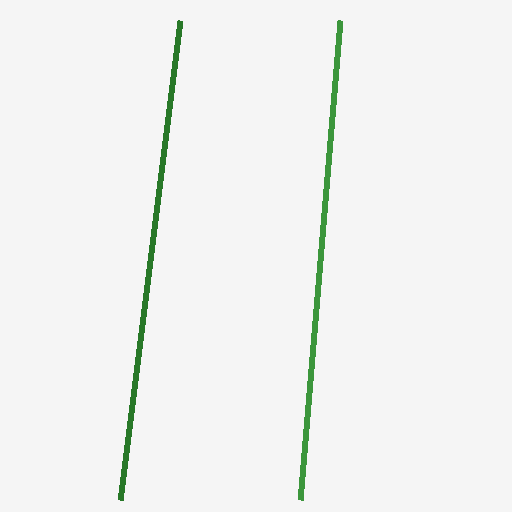
#> input picture data/images/sample_001.png, 512 x 512 px
$ python -i visualization.py   (imports and definitions only)
#> lines starting #> are read from the running program, lines starting #| are printed output that depends on the picture
from __future__ import annotations

from pathlib import Path
from typing import Any

import numpy as np
from PIL import Image, ImageDraw, ImageOps


DEFAULT_BG_COLOR = (18, 18, 18)
DEFAULT_LABEL_COLOR = (255, 255, 255)


# [4 lines left out: function _extract_points, not called in this run]


def _to_numpy(value: Any) -> np.ndarray | None:
    if value is None:
        return None
    if hasattr(value, 'detach'):
        value = value.detach().cpu().numpy()
    return np.asarray(value)


def _normalize_image(image_np: Any) -> np.ndarray:
    image = _to_numpy(image_np)
    if image is None:
        raise ValueError('image_np must not be None.')
    if image.ndim == 3 and image.shape[0] in (1, 3) and image.shape[-1] not in (1, 3):
        image = np.transpose(image, (1, 2, 0))
    if image.ndim != 3:
        raise ValueError('image_np must have shape [H, W, C] or [C, H, W].')
    if image.shape[2] == 1:
        image = np.repeat(image, 3, axis=2)
    image = image.astype(np.float32)
    if image.max() <= 1.0:
        image = image * 255.0
    return np.clip(image, 0, 255).astype(np.uint8)


# [35 lines left out: functions _extract_single_channel, _to_heatmap, not called in this run]


def draw_rows(
    image_np: Any,
    rows,
    seeds=None,
    color: tuple[int, int, int] = (0, 255, 0),
    width: int = 2,
    seed_color: tuple[int, int, int] = (255, 0, 0),
) -> np.ndarray:
    image = Image.fromarray(_normalize_image(image_np)).convert('RGB')
    draw = ImageDraw.Draw(image)
    for row in rows or []:
        points = [tuple(map(float, point)) for point in _extract_points(row)]
        if len(points) >= 2:
            draw.line(points, fill=color, width=width)
    for seed in seeds or []:
        x, y = seed
        draw.ellipse((x - 2, y - 2, x + 2, y + 2), fill=seed_color)
    return np.asarray(image)


def draw_seeds(
    image_np: Any,
    seeds,
    color: tuple[int, int, int] = (255, 64, 64),
    radius: int = 3,
) -> np.ndarray:
    image = Image.fromarray(_normalize_image(image_np)).convert('RGB')
    draw = ImageDraw.Draw(image)
    for seed in seeds or []:
        x, y = seed
        draw.ellipse((x - radius, y - radius, x + radius, y + radius), fill=color)
    return np.asarray(image)


def draw_trajectories(
    image_np: Any,
    trajectories,
    color: tuple[int, int, int] = (255, 128, 0),
    width: int = 2,
    seeds=None,
    seed_color: tuple[int, int, int] = (255, 0, 0),
) -> np.ndarray:
    return draw_rows(image_np, trajectories, seeds=seeds, color=color, width=width, seed_color=seed_color)


# [5 lines left out: function overlay_heatmap, not called in this run]


def overlay_center_heatmap(image_np: Any, center_map: Any) -> np.ndarray:
    return overlay_heatmap(image_np, center_map, mode='red', alpha=0.32)


def overlay_continuity_heatmap(image_np: Any, continuity_map: Any) -> np.ndarray:
    return overlay_heatmap(image_np, continuity_map, mode='green', alpha=0.30)


def overlay_structure_heatmap(image_np: Any, structure_map: Any) -> np.ndarray:
    return overlay_heatmap(image_np, structure_map, mode='cyan', alpha=0.30)


def overlay_uncertainty_heatmap(image_np: Any, uncertainty_map: Any) -> np.ndarray:
    return overlay_heatmap(image_np, uncertainty_map, mode='magenta', alpha=0.30)


# [43 lines left out: functions overlay_field_bundle, draw_orientation_vectors, not called in this run]


def _blank_tile(height: int, width: int, color: tuple[int, int, int] = DEFAULT_BG_COLOR) -> np.ndarray:
    tile = np.zeros((height, width, 3), dtype=np.uint8)
    tile[..., 0] = color[0]
    tile[..., 1] = color[1]
    tile[..., 2] = color[2]
    return tile


def _append_panel(panels: list[Any], labels: list[str], image: Any, label: str) -> None:
    panels.append(image)
    labels.append(label)


# [24 lines left out: functions _stage_fields, _stage_refined, _stage_decoded, not called in this run]


def make_summary_panel(
    images,
    labels: list[str] | None = None,
    columns: int = 3,
    bg_color: tuple[int, int, int] = DEFAULT_BG_COLOR,
    allow_none: bool = True,
) -> np.ndarray:
    if not images:
        raise ValueError('images must not be empty.')

    normalized: list[np.ndarray] = []
    for image in images:
        if image is None and allow_none:
            normalized.append(None)
        else:
            normalized.append(_normalize_image(image))

    valid = [image for image in normalized if image is not None]
    if not valid:
        raise ValueError('At least one image must be non-empty.')

    tile_h = max(image.shape[0] for image in valid)
    tile_w = max(image.shape[1] for image in valid)
    rows = (len(normalized) + columns - 1) // columns
    panel = Image.new('RGB', (columns * tile_w, rows * tile_h), color=bg_color)
    draw = ImageDraw.Draw(panel)

    for idx, image_np in enumerate(normalized):
        if image_np is None:
            image = Image.fromarray(_blank_tile(tile_h, tile_w, color=bg_color))
        else:
            image = Image.fromarray(image_np)
            if image.size != (tile_w, tile_h):
                image = ImageOps.pad(image, (tile_w, tile_h), color=bg_color)
        x = (idx % columns) * tile_w
        y = (idx // columns) * tile_h
        panel.paste(image, (x, y))

        if labels and idx < len(labels):
            label = labels[idx]
            label_x = x + 8
            label_y = y + 8
            box_w = min(tile_w - 12, max(60, 8 * len(label) + 12))
            draw.rectangle((label_x - 4, label_y - 4, label_x + box_w, label_y + 20), fill=(0, 0, 0))
            draw.text((label_x, label_y), label, fill=DEFAULT_LABEL_COLOR)

    return np.asarray(panel)


# [174 lines left out: functions field_summary_panel, refinement_panel, decoder_panel, base_core_full_comparison_panel, not called in this run]


def make_prediction_summary_panel(
    image_np: Any,
    gt_fields: dict[str, Any] | None = None,
    pred_fields: dict[str, Any] | None = None,
    refined_structure: Any = None,
    gt_rows=None,
    pred_rows=None,
    seeds=None,
    raw_trajectories=None,
    final_trajectories=None,
    valid_masks: dict[str, Any] | None = None,
) -> np.ndarray:
    image = _normalize_image(image_np)
    gt_fields = gt_fields or {}
    pred_fields = pred_fields or {}
    valid_masks = valid_masks or {}

    panels = [
        image,
        draw_rows(image, gt_rows or [], color=(0, 255, 0), width=2),
        draw_rows(image, pred_rows or [], seeds=seeds, color=(255, 128, 0), width=2),
        None if gt_fields.get('center') is None else overlay_center_heatmap(image, gt_fields.get('center')),
        None if pred_fields.get('center') is None else overlay_center_heatmap(image, pred_fields.get('center')),
        None if gt_fields.get('continuity') is None else overlay_continuity_heatmap(image, gt_fields.get('continuity')),
        None if pred_fields.get('continuity') is None else overlay_continuity_heatmap(image, pred_fields.get('continuity')),
        None if gt_fields.get('uncertainty') is None else overlay_uncertainty_heatmap(image, gt_fields.get('uncertainty')),
        None if pred_fields.get('uncertainty') is None else overlay_uncertainty_heatmap(image, pred_fields.get('uncertainty')),
        None if refined_structure is None else overlay_structure_heatmap(image, refined_structure),
        draw_seeds(image, seeds or []),
        draw_trajectories(image, raw_trajectories or [], color=(80, 180, 255), width=2, seeds=seeds),
        draw_trajectories(image, final_trajectories or pred_rows or [], color=(255, 128, 0), width=2, seeds=seeds),
    ]
    labels = [
        'input',
        'gt_rows',
        'pred_rows',
        'center_gt',
        'center_pred',
        'continuity_gt',
        'continuity_pred',
        'uncertainty_gt',
        'uncertainty_pred',
        'refined_structure',
        'seeds',
        'raw_trajectories',
        'final_trajectories',
    ]

    if pred_fields.get('orientation') is not None:
        panels.append(draw_orientation_vectors(image, pred_fields['orientation'], valid_masks.get('orientation')))
        labels.append('orientation_pred')
    if gt_fields.get('orientation') is not None:
        panels.append(draw_orientation_vectors(image, gt_fields['orientation'], valid_masks.get('orientation')))
        labels.append('orientation_gt')

    return make_summary_panel(panels, labels=labels, columns=3, allow_none=True)


# [89 lines left out: functions save_prediction_visualization, save_field_visualizations, save_comparison_visualization, not called in this run]


def save_summary_panel(path, images, labels=None, columns: int = 3) -> None:
    panel = make_summary_panel(images, labels=labels, columns=columns, allow_none=True)
    save_image(path, panel)


# [4 lines left out: function save_image, not called in this run]


def describe_rows(rows: list[dict]) -> str:
    lengths = [len(_extract_points(row)) for row in rows or []]
    return f'num_rows={len(rows or [])}, point_lengths={lengths}'


# [157 lines left out: functions continuity_evidence_panel, uncertainty_evidence_panel, refinement_evidence_panel, not called in this run]

>>> import cv2
>>> picture = cv2.imread('../data/images/sample_001.png')
#> picture is the input picture: shape (512, 512, 3); mean B, G, R 240.7, 242.6, 240.7
>>> result = make_prediction_summary_panel(picture)
#> the loop in make_summary_panel, `for image in images:` made 13 passes
#> after the loop in make_summary_panel, `for image in images:`: normalized = 13 items
#> in make_summary_panel, `valid = [image for image in normalized if image is not None]`: valid = 6 items
#> in make_summary_panel, `tile_h = max(image.shape[0] for image in valid)`: tile_h = 512
#> in make_summary_panel, `rows = (len(normalized) + columns - 1) // columns`: rows = 5
#> in make_summary_panel, `panel = Image.new('RGB', (columns * tile_w, rows * tile_h), color=bg_c..`: panel: PIL image 1536x2560 RGB; every value is 18
#> the loop in make_summary_panel, `for idx, image_np in enumerate(normalized):` made 13 passes
#> (x, y, label, label_x, label_y, box_w) on passes 1 to 12: (0, 0, 'input', 8, 8, 60), (512, 0, 'gt_rows', 520, 8, 68), (1024, 0, 'pred_rows', 1032, 8, 84), (0, 512, 'center_gt', 8, 520, 84), (512, 512, 'center_pred', 520, 520, 100), (1024, 512, 'continuity_gt', 1032, 520, 116), (0, 1024, 'continuity_pred', 8, 1032, 132), (512, 1024, 'uncertainty_gt', 520, 1032, 124), (1024, 1024, 'uncertainty_pred', 1032, 1032, 140), (0, 1536, 'refined_structure', 8, 1544, 148), (512, 1536, 'seeds', 520, 1544, 60), (1024, 1536, 'raw_trajectories', 1032, 1544, 140)
#> after the loop in make_summary_panel, `for idx, image_np in enumerate(normalized):`:
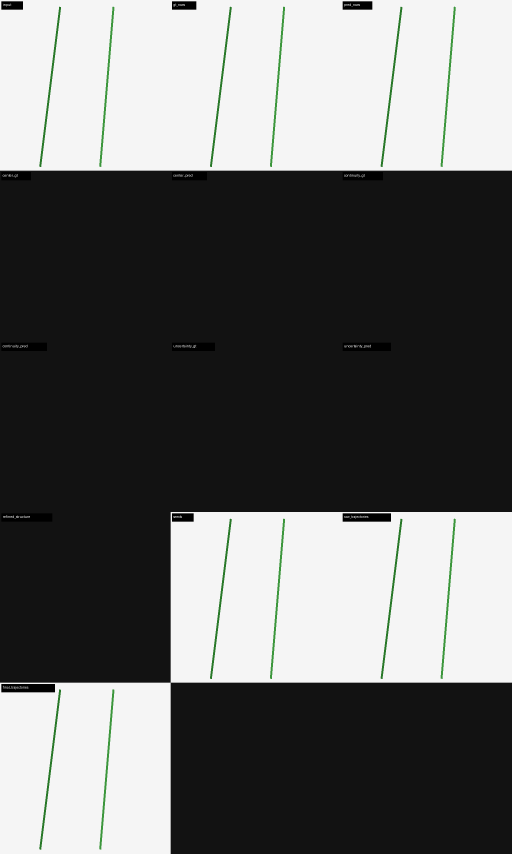
#> panel: PIL image 1536x2560 RGB (shown at 1/3 size); mean R, G, B 106.2, 106.9, 106.2
